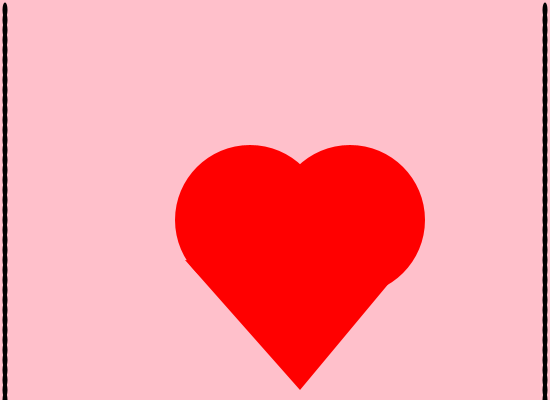
Frame 1 (no input)
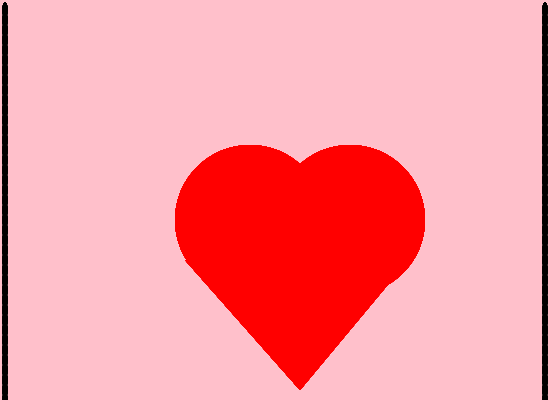
Frame 60 (the mouse pressed at the canvas centre just before this capture)
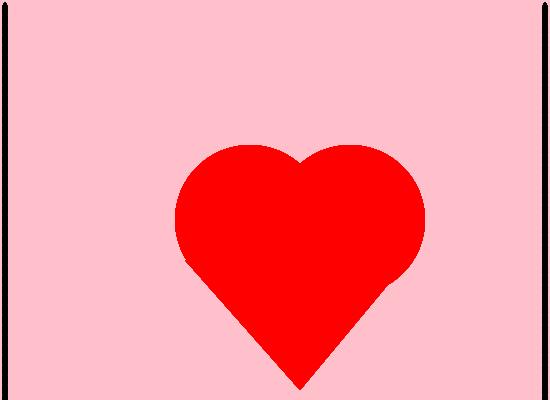
Frame 120 (the mouse held since frame 60 and released just before this capture)

The Processing sketch that drew these frames (run headless with seeded random() and noise(); from frame 60 on, the mouse is pressed at the canvas centre):

// Processing sketch: processing_143260
// ── processing_143260.pde

void setup()
{
size(550,400);
background(255,192,203);
}
void draw()
{
fill(255,0,0);
noStroke();
ellipse(350,220,150,150);

fill(255,0,0);
noStroke();
ellipse(250,220,150,150);

fill(255,0,0);
triangle(300, 390, 390, 282, 185,260);

fill(0);
ellipse (5,10,5,15);
ellipse (5,20,5,15);
ellipse (5,30,5,15);
ellipse (5,40,5,15);
ellipse (5,50,5,15);
ellipse (5,60,5,15);
ellipse (5,70,5,15);
ellipse (5,80,5,15);
ellipse (5,90,5,15);
ellipse (5,100,5,15);
ellipse (5,110,5,15);
ellipse (5,120,5,15);
ellipse (5,130,5,15);
ellipse (5,140,5,15);
ellipse (5,150,5,15);
ellipse (5,160,5,15);
ellipse (5,170,5,15);
ellipse (5,180,5,15);
ellipse (5,190,5,15);
ellipse (5,200,5,15);
ellipse (5,210,5,15);
ellipse (5,220,5,15);
ellipse (5,230,5,15);
ellipse (5,240,5,15);
ellipse (5,250,5,15);
ellipse (5,260,5,15);
ellipse (5,270,5,15);
ellipse (5,280,5,15);
ellipse (5,290,5,15);
ellipse (5,300,5,15);
ellipse (5,310,5,15);
ellipse (5,320,5,15);
ellipse (5,330,5,15);
ellipse (5,340,5,15);
ellipse (5,350,5,15);
ellipse (5,360,5,15);
ellipse (5,370,5,15);
ellipse (5,380,5,15);
ellipse (5,390,5,15);
ellipse (5,400,5,15);

ellipse (545,10,5,15);
ellipse (545,20,5,15);
ellipse (545,30,5,15);
ellipse (545,40,5,15);
ellipse (545,50,5,15);
ellipse (545,60,5,15);
ellipse (545,70,5,15);
ellipse (545,80,5,15);
ellipse (545,90,5,15);
ellipse (545,100,5,15);
ellipse (545,110,5,15);
ellipse (545,120,5,15);
ellipse (545,130,5,15);
ellipse (545,140,5,15);
ellipse (545,150,5,15);
ellipse (545,160,5,15);
ellipse (545,170,5,15);
ellipse (545,180,5,15);
ellipse (545,190,5,15);
ellipse (545,200,5,15);
ellipse (545,210,5,15);
ellipse (545,220,5,15);
ellipse (545,230,5,15);
ellipse (545,240,5,15);
ellipse (545,250,5,15);
ellipse (545,260,5,15);
ellipse (545,270,5,15);
ellipse (545,280,5,15);
ellipse (545,290,5,15);
ellipse (545,300,5,15);
ellipse (545,310,5,15);
ellipse (545,320,5,15);
ellipse (545,330,5,15);
ellipse (545,340,5,15);
ellipse (545,350,5,15);
ellipse (545,360,5,15);
ellipse (545,370,5,15);
ellipse (545,380,5,15);
ellipse (545,390,5,15);
ellipse (545,400,5,15);

 }
